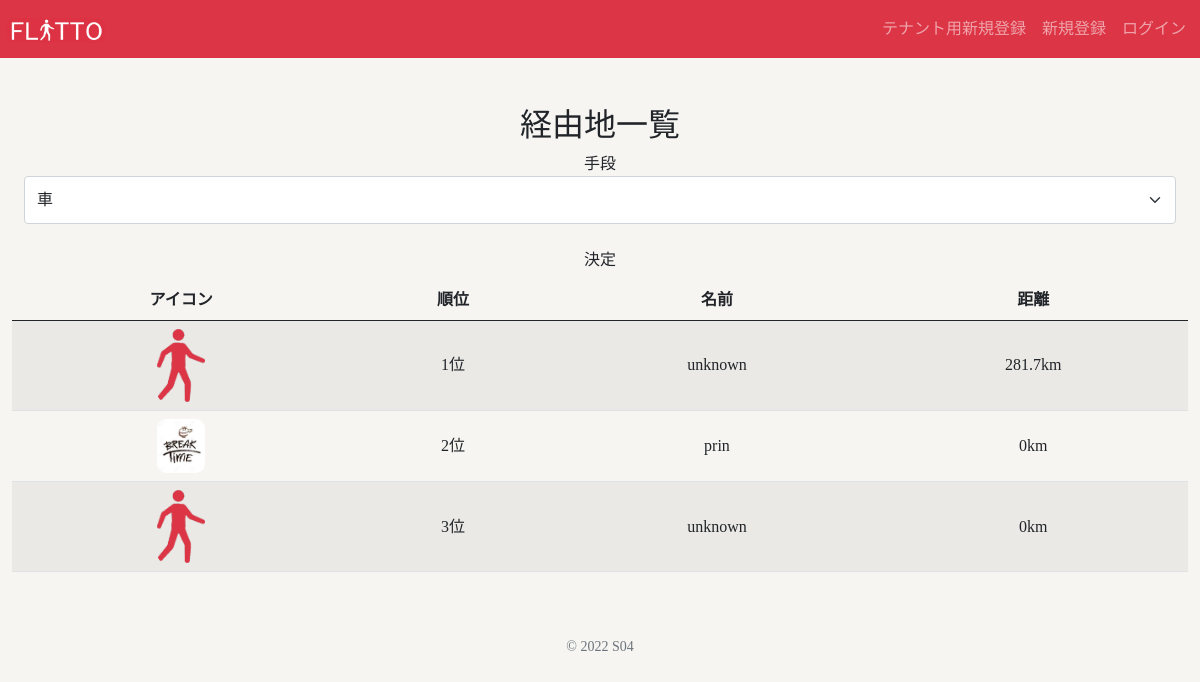
Before: /ranking with the older database file.
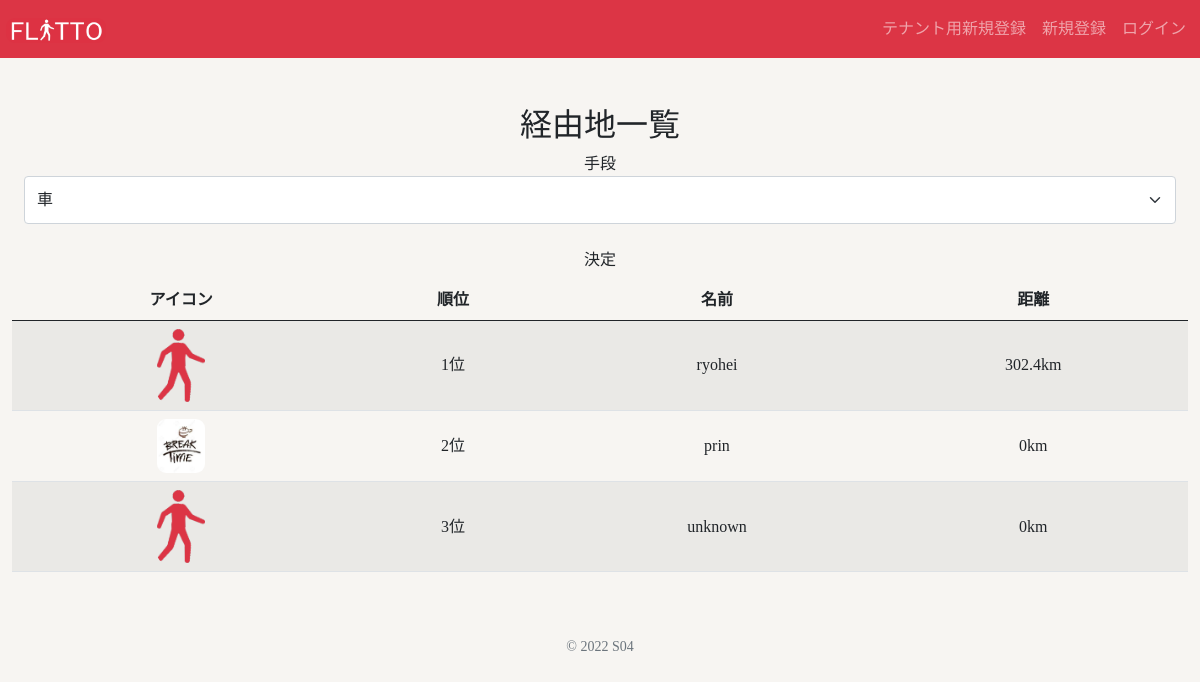
After: the same page with the newer database file.
### tables this page shows
CREATE TABLE 'users'(
'id' INTEGER PRIMARY KEY NOT NULL,
'username' TEXT NOT NULL,
'hash' TEXT NOT NULL,
'display_name' TEXT DEFAULT 'unknown',
'icon' TEXT);

### app.py (the view)
@app.route("/ranking", methods=["GET", "POST"])
def ranking():
    if request.method == "POST":
        means = request.form.get('means')
    else:
        means = "driving"
    score = {"walking": [], "bicycling": [], "driving": []}
    user_data = db.execute("SELECT * FROM users")
    name = []
    for cycle in user_data:
        score["walking"].append(0)
        score["bicycling"].append(0)
        score["driving"].append(0)
        name.append(cycle['username'])
    temp = db.execute("SELECT * FROM history")
    for cycle in temp:
        score[cycle["way"]][cycle["userid"] - 1] += float(cycle["distance"])
    driving_score = {}
    bicycling_score = {}
    walking_score = {}
    r = 0
    for temp_name in name:
        driving_score.update({temp_name:round(score["driving"][r],1)})
        bicycling_score.update({temp_name:round(score["bicycling"][r],1)})
        walking_score.update({temp_name:round(score["walking"][r],1)})
        r += 1
    score = {"walking": sorted(walking_score.items() ,key=lambda x:x[1], reverse=True), "bicycling": sorted(bicycling_score.items() ,key=lambda x:x[1], reverse=True), "driving": sorted(driving_score.items() ,key=lambda x:x[1], reverse=True)}
    """
    score['walking'] = dic.update(score['walking'])
    score['bicycling'] = dic.update(score['bicycling'])
    score['driving'] = dic.update(score['driving'])
    print(score)
    """
    return render_template("ranking.html",score=score[means],user=name,means=means,user_data=user_data)

### templates/ranking.html (shortened to what this page needs)
{% extends "layout.html" %}
{% block main %}
<h2>経由地一覧</h2>
<form method="POST" action="/ranking">
    <div class="mb-3">
        手段
        <select class="form-select" aria-label="Default select example" name="means">
            <option value="driving">車</option>
        </select>
    </div>
    <button style="text-align:right;" type="submit" class="btn" id="target" name="place" onclick="location.href='./via.html'">決定</button>
</form>
<table class="table table-striped">
    <thead>
        <tr>
            <th>アイコン</th>
            <th>順位</th>
            <th>名前</th>
            <th>距離</th>
        </tr>
    </thead>
    <tbody>
        {% set a = namespace(cnt=0) %}
        {% for score in score %}
        <tr>
            {% set b = namespace(cnt=0) %}
            {% for user_data in user_data %}
            {% if score[0] == user_data['username'] %}
            {% if user_data['icon'] != None %}
            <td><img src=../static/upload/icon/{{ user_data['icon'] }} style="width:4vw"></td>
            {% else %}
            <td><img src=../static/img/favcon.png style="width:4vw"></td>
            {% endif %}
            <td>{{ a.cnt + 1 }}位</td>
            <td>{{ user_data['display_name'] }}</td>
            <td>{{ score[1] }}km</td>
            {% endif %}
            {% set b.cnt = b.cnt + 1 %}
            {% endfor %}
        </tr>
        {% set a.cnt = a.cnt + 1 %}
        {% endfor %}
    </tbody>
</table>
{% endblock %}

### templates/layout.html (shortened to what this page needs)
<!DOCTYPE html>
<html>
<head>
    <link rel="stylesheet" href="../static/css/style.css">
    <link rel="stylesheet" href="../static/css/style_index.css">
    <link rel="stylesheet" href="../static/css/via_style.css">
    <link href="https://cdn.jsdelivr.net/npm/bootstrap@5.0.2/dist/css/bootstrap.min.css" rel="stylesheet">
</head>
    <body class="body">
        <nav class="navbar navbar-expand-md navbar-dark bg-danger">
            {% if session["user_id"] %}
            <a class="navbar-brand" href="/"><img src="static/img/map_logo.png"></a>
            <div class="navbar-collapse collapse justify-content-stretch" id="navbar">
                <ul class="navbar-nav me-auto mt-2">
                </ul>
                <ul class="navbar-nav ms-auto mt-2">
                    <li class="nav-item"><a class="nav-link" href="/mypage">マイページ</a></li>
                    <li class="nav-item"><a class="nav-link" href="/logout">ログアウト</a></li>
                </ul>
            </div>
            {% else %}
            <a class="navbar-brand" href="/"><img src="static/img/map_logo.png"></a>
            <div class="navbar-collapse collapse justify-content-stretch" id="navbar">
                <ul class="navbar-nav ml-auto">
                    <li class="nav-item"><a class="nav-link" href="/tenantregister">テナント用新規登録</a></li>
                    <li class="nav-item"><a class="nav-link" href="/register">新規登録</a></li>
                    <li class="nav-item"><a class="nav-link" href="/login">ログイン</a></li>
                </ul>
            </div>
            {% endif %}
        </nav>
        <main class="container-fluid py-5 text-center">
            {% block main %}{% endblock %}
        </main>
        <footer class="mb-5 small text-center text-muted" id="footer">
            &copy; 2022 S04
        </footer>
    </body>
</html>

### static/css/style.css (style rules this page uses)
.body { font-family: "筑紫B丸ゴシック", "ヒラギノ丸ゴ ProN"; background-color: #F7F5F2; margin:0; padding:0; }
.navbar { background-color: #; padding:0 0.5vw; }
.navbar-brand img { width:100px; margin:0.15vw 0; }
select,input { padding: 0rem 0.5em; height: 3rem; width: 20rem; border-radius: 0.3rem; border: 0.3px solid #8D8DAA; background-color: rgba(256, 0, 0, 0.1); }
.table td { vertical-align: middle; }

### static/css/style_index.css (style rules this page uses)
.btn { color: #ffffff; padding: 0em 1em; height: 2.5rem; border-radius: 0.3rem; border: #F56D91; background-color: #F56D91; }
.mb-3 { margin:0 1vw; }
img { border-radius:0.75vw; }

Changed rows visible on the page:
changed users: display_name "unknown" → "ryohei"; score "281.7" → "302.4"
